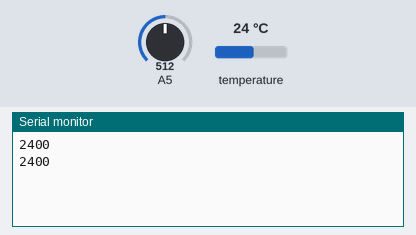
Simulated run of this sketch. Board: Arduino Uno, built with avr-gcc and run on an emulated ATmega328P. Shown: the last lines printed to the serial monitor. The test bench sets the inputs (shaded band); at power-on: temperature 24 °C, A5 = 512.

Above: at 1.8 s.
1.9 s: temperature set to 12 °C
At 2.9 s:
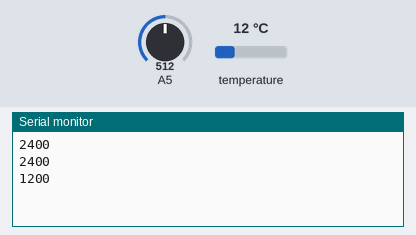
3.4 s: temperature set to 19 °C
At 4.9 s:
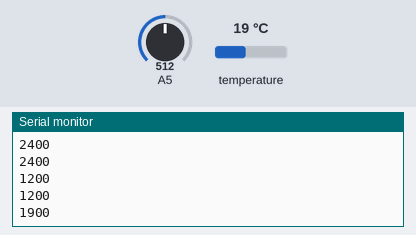
Timing chart, 0 to 6.4 s (numbered marks = the images above; inputs shaded):
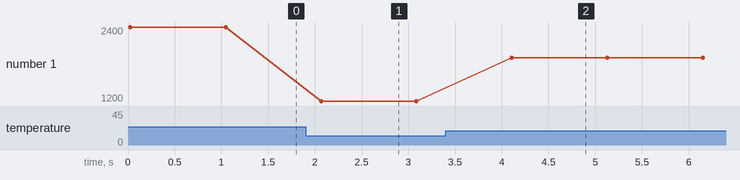

Measured:
- after the input at 1.9 s, the serial monitor: prints a new line after 0.17 s (image 1)
- after the input at 3.4 s, the serial monitor: prints a new line after 0.71 s (image 2)
- plotted number 1: 2400 → 1200 after the input at 1.9 s, 1200 → 1900 after the input at 3.4 s

The sketch:

SensorNode.ino
```cpp
#include "OneWire.h"
#include "Group.h"

//Sets datapin to be used by Temp Sensor
OneWire ds(TempIn);


int readTemp(){
   float tempFloat = getTemp();
   return tempFloat*100;
}

float getTemp(){
  byte data[12];
  byte addr[8];

  if ( !ds.search(addr)) {
  //no more sensors on chain, reset search
  ds.reset_search();
  return -1000;
  }

  if ( OneWire::crc8( addr, 7) != addr[7]) {
  Serial.println("CRC is not valid!");
  return -1000;
  }

  if ( addr[0] != 0x10 && addr[0] != 0x28) {
  Serial.print("Device is not recognized");
  return -1000;
  }

  ds.reset();
  ds.select(addr);
  ds.write(0x44,1);

  byte present = ds.reset();
  ds.select(addr);
  ds.write(0xBE);


  for (int i = 0; i < 9; i++) {
  data[i] = ds.read();
  }

  ds.reset_search();

  byte MSB = data[1];
  byte LSB = data[0];

  float TRead = ((MSB << 8) | LSB);
  float Temperature = TRead / 16;

  return Temperature;

}

void setup() {

  Serial.begin(9600);

}

void loop() {

  int waterlevelValue = analogRead(5);
  int temp = readTemp();

  //Serial.print("Temperature: ");
  Serial.println(temp);

  //Serial.println("Water Level: ");
  //Serial.println(waterlevelValue);

  delay(1000);

}
```

Group.h
```cpp
/********************************
* Define DIGITAL Pins
********************************/

#define LED_RED      	(12)      		//Red LED pin
#define LED_YELLOW    	(11)       		//Yellow LED pin
#define LED_GREEN    	(13)       		//Green LED pin

#define TempIn			(10)			//Temp Sensor VIN

#define growLight   (3)
#define pump        (2) //pump pin

/********************************
 *Define ANALOG Pins
********************************/

#define MoistureIn    	(A3)       		//Soil Moisture Sensor VIN
#define UVIn			(A2)			//UV Sensor VIN
#define UVRef			(A1)			//3.3V Reference for UV Sensor
```
